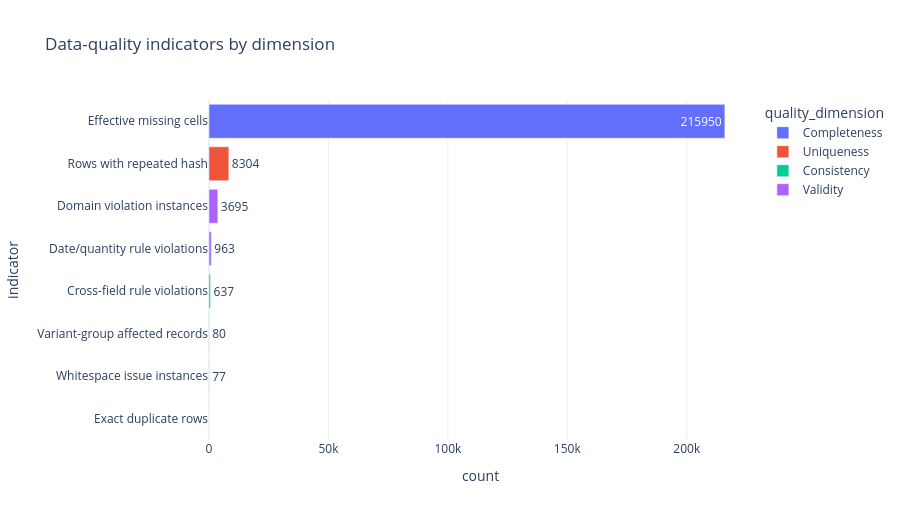

Source (notebook cell):
### Markdown cell above
## 2.13 Interactive quality dashboard

This summary combines the principal diagnostic classes. Counts are indicators for prioritization and must not be summed as unique defective records because a record may violate multiple rules.

### Code cell
if df is not None:
    dashboard_rows = []
    dashboard_rows.append({"quality_dimension": "Completeness", "indicator": "Effective missing cells", "count": int(completeness_profile["effective_missing"].sum())})
    dashboard_rows.append({"quality_dimension": "Uniqueness", "indicator": "Exact duplicate rows", "count": int(exact_duplicate_mask.sum())})
    if "hash" in df.columns:
        dashboard_rows.append({"quality_dimension": "Uniqueness", "indicator": "Rows with repeated hash", "count": int((df["hash"].notna() & df["hash"].duplicated(keep=False)).sum())})
    dashboard_rows.append({"quality_dimension": "Consistency", "indicator": "Whitespace issue instances", "count": int(whitespace_issues["records"].sum()) if not whitespace_issues.empty else 0})
    dashboard_rows.append({"quality_dimension": "Consistency", "indicator": "Variant-group affected records", "count": int(category_variants["records"].sum()) if not category_variants.empty else 0})
    dashboard_rows.append({"quality_dimension": "Validity", "indicator": "Domain violation instances", "count": int(domain_violations["records"].sum()) if not domain_violations.empty else 0})
    dashboard_rows.append({"quality_dimension": "Validity", "indicator": "Date/quantity rule violations", "count": int(validity_checks["violations"].sum()) if not validity_checks.empty else 0})
    dashboard_rows.append({"quality_dimension": "Consistency", "indicator": "Cross-field rule violations", "count": int(business_rule_checks["violations"].sum()) if not business_rule_checks.empty else 0})
    quality_dashboard = pd.DataFrame(dashboard_rows)

    fig = px.bar(
        quality_dashboard, x="count", y="indicator", orientation="h",
        color="quality_dimension", text="count", height=520,
        title="Data-quality indicators by dimension"
    )
    fig.update_layout(template="plotly_white", yaxis={"categoryorder": "total ascending"})
    fig.show()
    display(quality_dashboard)

### Figure 1 — Plotly figure (JSON) as saved in the notebook; plotly's stock layout.template omitted (floating-point values rounded to 4 significant figures)
{"data": [{"hovertemplate": "quality_dimension=Completeness<br>count=%{text}<br>indicator=%{y}<extra></extra>", "legendgroup": "Completeness", "marker": {"color": "#636efa", "pattern": {"shape": ""}}, "name": "Completeness", "orientation": "h", "showlegend": true, "text": [216000.0], "textposition": "auto", "type": "bar", "x": [215950], "xaxis": "x", "y": ["Effective missing cells"], "yaxis": "y"}, {"hovertemplate": "quality_dimension=Uniqueness<br>count=%{text}<br>indicator=%{y}<extra></extra>", "legendgroup": "Uniqueness", "marker": {"color": "#EF553B", "pattern": {"shape": ""}}, "name": "Uniqueness", "orientation": "h", "showlegend": true, "text": [0.0, 8304.0], "textposition": "auto", "type": "bar", "x": [0, 8304], "xaxis": "x", "y": ["Exact duplicate rows", "Rows with repeated hash"], "yaxis": "y"}, {"hovertemplate": "quality_dimension=Consistency<br>count=%{text}<br>indicator=%{y}<extra></extra>", "legendgroup": "Consistency", "marker": {"color": "#00cc96", "pattern": {"shape": ""}}, "name": "Consistency", "orientation": "h", "showlegend": true, "text": [77.0, 80.0, 637.0], "textposition": "auto", "type": "bar", "x": [77, 80, 637], "xaxis": "x", "y": ["Whitespace issue instances", "Variant-group affected records", "Cross-field rule violations"], "yaxis": "y"}, {"hovertemplate": "quality_dimension=Validity<br>count=%{text}<br>indicator=%{y}<extra></extra>", "legendgroup": "Validity", "marker": {"color": "#ab63fa", "pattern": {"shape": ""}}, "name": "Validity", "orientation": "h", "showlegend": true, "text": [3695.0, 963.0], "textposition": "auto", "type": "bar", "x": [3695, 963], "xaxis": "x", "y": ["Domain violation instances", "Date/quantity rule violations"], "yaxis": "y"}], "layout": {"barmode": "relative", "height": 520, "legend": {"title": {"text": "quality_dimension"}, "tracegroupgap": 0}, "title": {"text": "Data-quality indicators by dimension"}, "xaxis": {"anchor": "y", "domain": [0, 1], "title": {"text": "count"}}, "yaxis": {"anchor": "x", "categoryorder": "total ascending", "domain": [0, 1], "title": {"text": "indicator"}}}}
